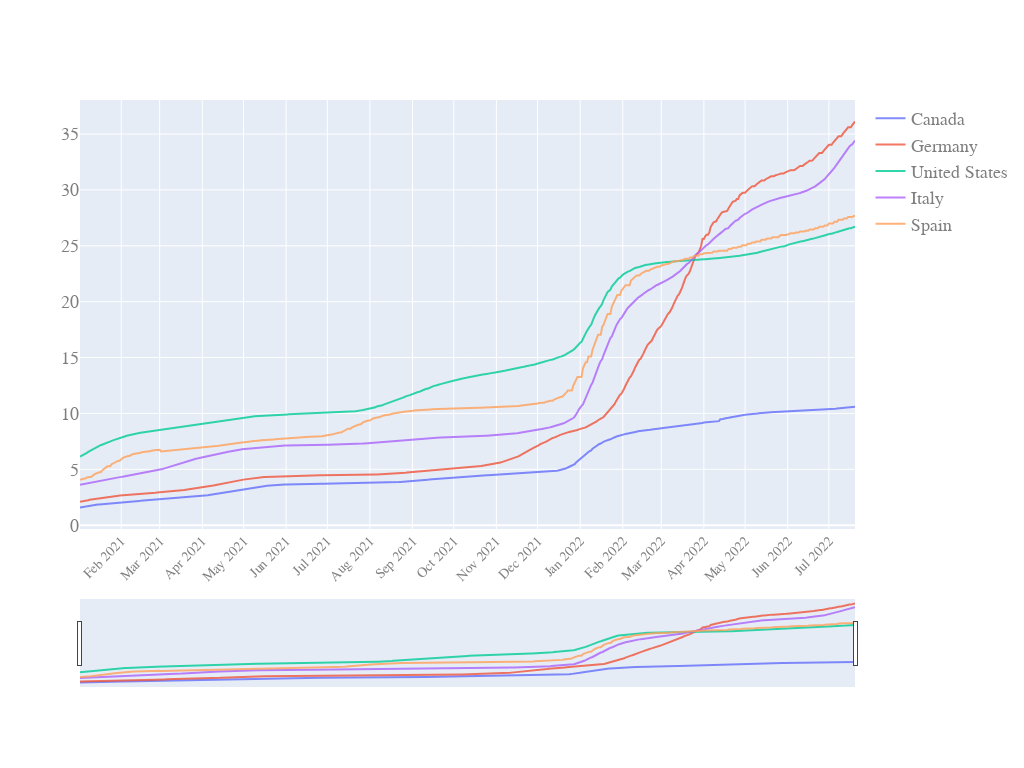

Source (notebook cell):
### Code cell
quick_plot(df_analyse.date,
           df_analyse.iloc[:,1:],
           y_scale='linear',
           slider=True)

### Figure 1 — Plotly figure (JSON) as saved in the notebook; plotly's stock layout.template omitted (floating-point values rounded to 4 significant figures; data arrays with more than 128 entries replaced by an {"elided": "..."} marker saying what was removed)
{"data": [{"name": "Canada", "opacity": 0.8, "type": "scatter", "x": {"elided": "565 str values"}, "y": {"elided": "565 float values"}}, {"name": "Germany", "opacity": 0.8, "type": "scatter", "x": {"elided": "565 str values"}, "y": {"elided": "565 float values"}}, {"name": "United States", "opacity": 0.8, "type": "scatter", "x": {"elided": "565 str values"}, "y": {"elided": "565 float values"}}, {"name": "Italy", "opacity": 0.8, "type": "scatter", "x": {"elided": "565 str values"}, "y": {"elided": "565 float values"}}, {"name": "Spain", "opacity": 0.8, "type": "scatter", "x": {"elided": "565 str values"}, "y": {"elided": "565 float values"}}], "layout": {"autosize": true, "font": {"color": "#7f7f7f", "family": "PT Sans, monospace", "size": 18}, "height": 768, "width": 1024, "xaxis": {"nticks": 20, "rangeslider": {"visible": true}, "tickangle": -45, "tickfont": {"color": "#7f7f7f", "size": 14}}, "yaxis": {"type": "linear"}}}
